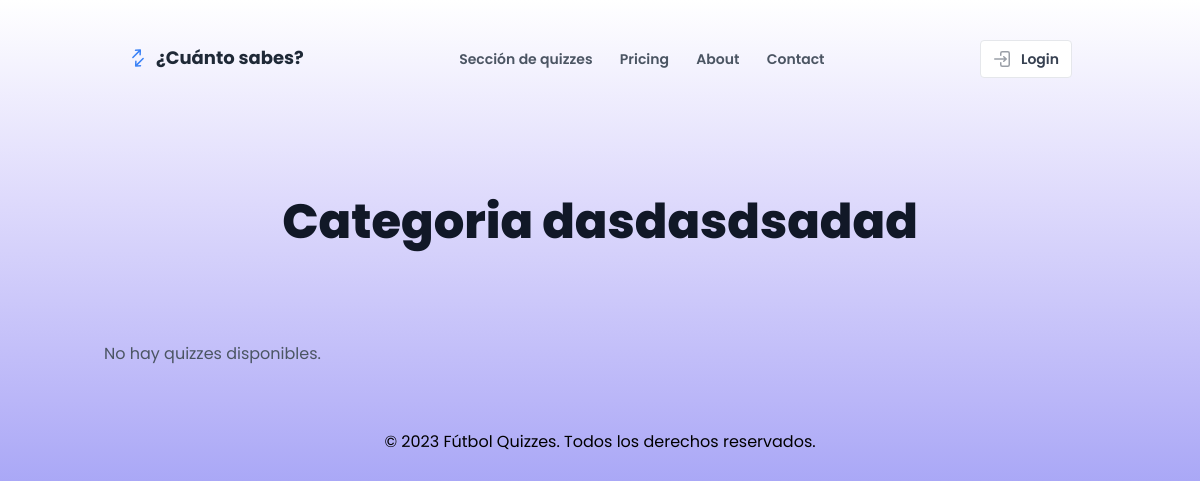
The page /seccion/7/ on the database as committed earlier.
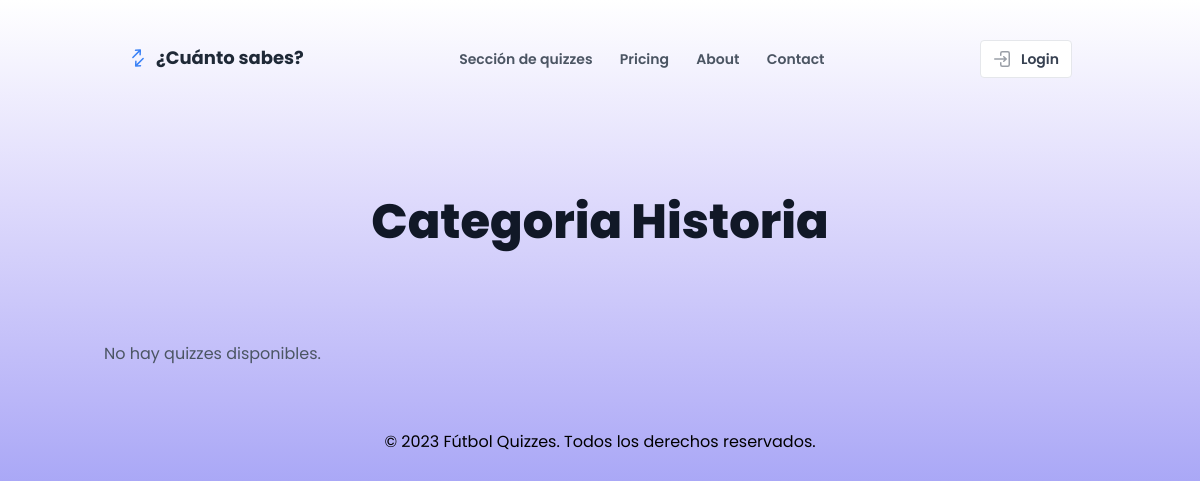
The same page on the database as committed later.
### preguntas/models.py (models this page shows, shortened)
class Section(models.Model):
    nombre = models.CharField(max_length=100, verbose_name="Nombre de la seccion", blank=True, null=True)
    descrpcion = models.TextField(max_length=400, verbose_name="Descripcion de la seccion", blank=True, null=True)
    image = models.ImageField(upload_to='section-image/', null=True, blank=True)
    icono = models.CharField(max_length=10, verbose_name="icono", blank=True, null=True)

### preguntas/views.py (the view)
# urls.py: path('seccion/<int:seccion_id>/', views.categoriasSeccion, name='categorias'),
def categoriasSeccion(request, seccion_id=None):
    seccion = get_object_or_404(Section, pk=seccion_id)
    categorias = Category.objects.filter(section=seccion)
    return render(request, 'paginas/Vcategorias.html', {
        'seccion': seccion,
        'categorias': categorias
    })

### preguntas/templates/paginas/Vcategorias.html (shortened to what this page needs)
{% extends 'bases/base.html' %}
{% load static %}
{% block contenido %}
  <div class="max-w-7xl mx-auto px-4 sm:px-6 lg:px-8 py-4">
    <div class="text-center mb-16">
      <h1 class="text-4xl font-extrabold text-gray-900 sm:text-5xl md:text-5xl">
        Categoria {{seccion.nombre}}
      </h1>
    </div>
    <section class=" px-4 md:px-6">
          {% include 'bloques/quizzes.html' %}
    </section>
    {% endblock %}

Rows that differ between the two databases and show on the page:
changed Section: nombre "dasdasdsadad" → "Historia"
